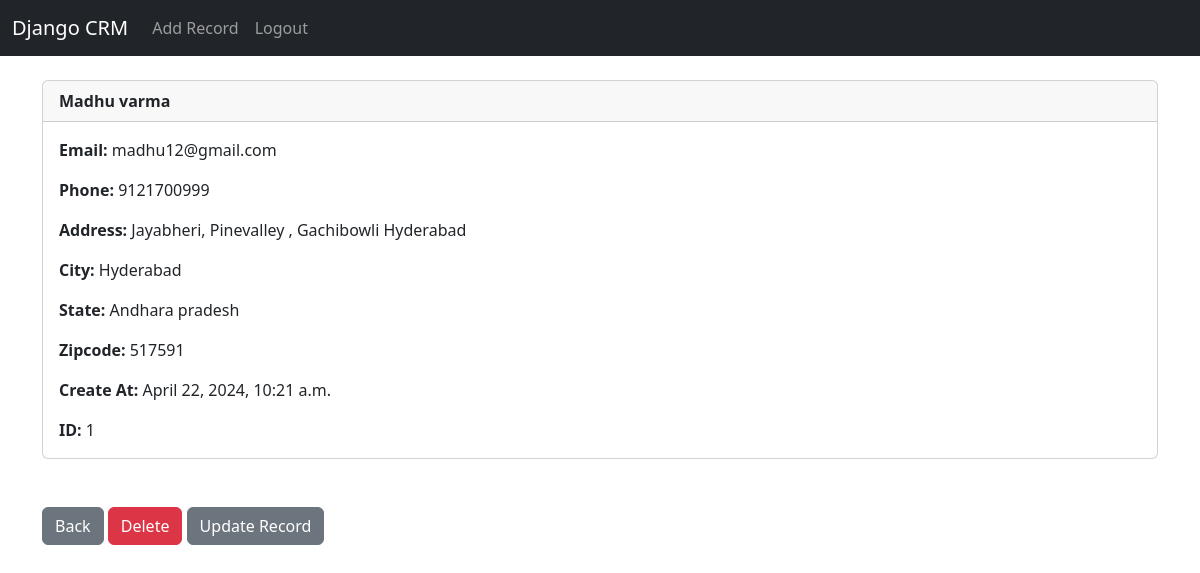
The page /record/1 (signed in) on the database its author committed.
### website/models.py (models this page shows, shortened)
class Record(models.Model):
	created_at = models.DateTimeField(auto_now_add=True)
	first_name = models.CharField(max_length=50)
	last_name =  models.CharField(max_length=50)
	email =  models.CharField(max_length=100)
	phone = models.CharField(max_length=15)
	address =  models.CharField(max_length=100)
	city =  models.CharField(max_length=50)
	state =  models.CharField(max_length=50)
	zipcode =  models.CharField(max_length=20)

### website/views.py (the view)
# urls.py: path('record/<int:pk>', views.customer_record, name='record'),
def customer_record(request, pk):
	if request.user.is_authenticated:
		customer_record = Record.objects.get(id=pk)
		return render(request, 'record.html', {'customer_record':customer_record})
	else:
		messages.success(request, "You Must Be Logged In To View That Page...")
		return redirect('home')

### website/templates/record.html
{% extends 'base.html' %}
{% block content %}
<div class="card">
  <div class="card-header"><strong>
    	{{ customer_record.first_name }}
		{{ customer_record.last_name }}</strong>
  </div>
  <div class="card-body">
<p class="card-text">
<strong>Email: </strong>{{ customer_record.email }}</p>
<p class="card-text">
<strong>Phone: </strong>{{ customer_record.phone }}
</p>
<p class="card-text">
<strong>Address: </strong>{{ customer_record.address }}</p>
<p class="card-text">
<strong>City: </strong>{{ customer_record.city }}</p>
<p class="card-text">
<strong>State: </strong>{{ customer_record.state }}</p>
<p class="card-text">
<strong>Zipcode: </strong>{{ customer_record.zipcode }}</p>
<p class="card-text">
<strong>Create At: </strong>{{ customer_record.created_at }}</p>
<p class="card-text">
<strong>ID: </strong>{{ customer_record.id }}</p>
  </div>
</div>
<br/><br/>
<a href="{% url 'home' %}" class="btn btn-secondary">Back</a>
<a href="{% url 'delete_record' customer_record.id %}" class="btn btn-danger">Delete</a>
<a href="{% url 'update_record' customer_record.id %}" class="btn btn-secondary">Update Record</a>
{% endblock %}

### rows shown on the page
Record: first_name "Madhu", last_name "varma", email "madhu12@gmail.com", phone "9121700999", address "Jayabheri, Pinevalley , Gachibowli Hyderabad", city "Hyderabad", state "Andhara pradesh", zipcode "517591", created_at "April 22, 2024, 10:21 a.m.", id "1"
